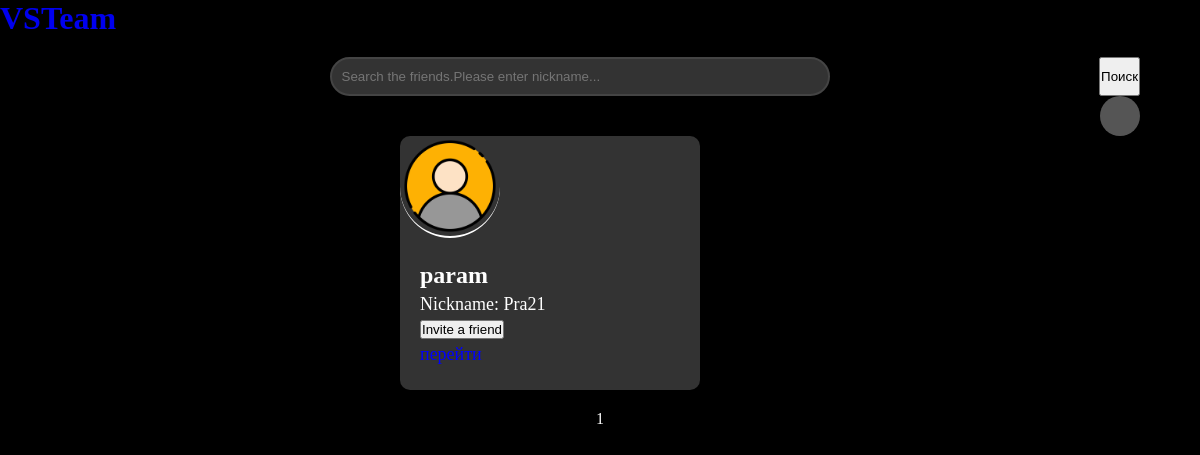
The app's page /find_users/ (signed in), older data.
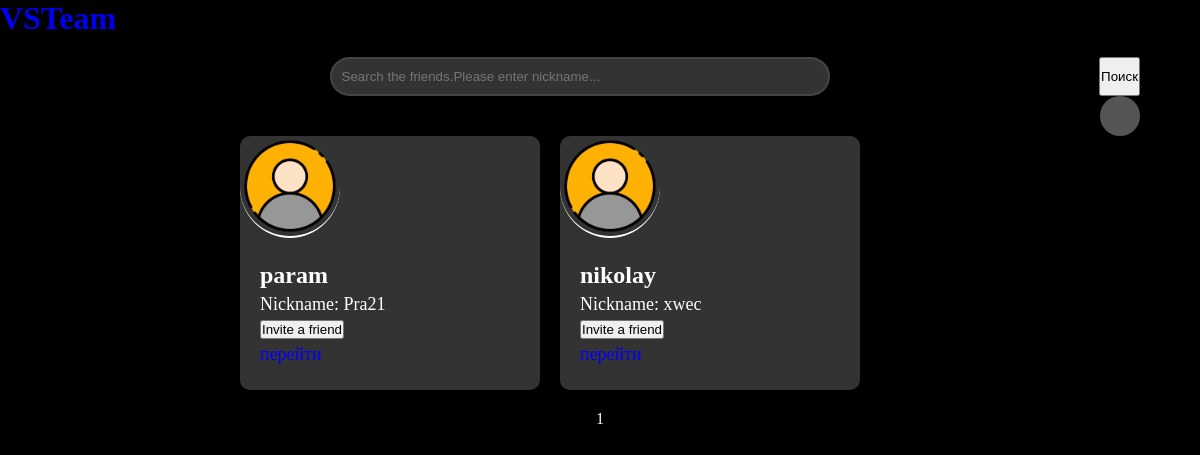
The same page, newer data.
### my_codes/models.py (models this page shows, shortened)
class NIKNEM(models.Model):
    objects = None
    niknem = models.CharField(max_length=30, null=True)
    user = models.ForeignKey(User, on_delete=models.CASCADE, null=True)

### my_codes/views.py (the view)
# urls.py: path("find_users/", views.find_users_page, name="find_users_page"),
def find_users_page(request):
    context = {}
    if request.method == 'POST':
        form = SearchUserForm(request.POST)
        if form.is_valid():
            query = form.cleaned_data['query']
            page = 0
        else:
            query = ''
            page = 0
    else:
        query = request.GET.get('query', '')
        page = max(0, int(request.GET.get('page', 1)) - 1)
    all_accounts_count = NIKNEM.objects.filter(niknem__contains=query).count()
    current_user = request.user
    accounts = NIKNEM.objects.filter(niknem__contains=query).exclude(user=current_user)[
               page * 10: page * 10 + 10
               ]
    context["page"] = page + 1
    context["accounts"] = accounts
    context["max_page"] = all_accounts_count // 10 + (all_accounts_count % 10 != 0)
    context["query"] = query
    context["form"] = SearchUserForm(initial={"query": query})
    if "add_friend" in request.POST:
        friend_id = request.POST.get("friend_id")
        friend = get_object_or_404(User, id=friend_id)
        Friend.make_friend(request.user, friend)
    return render(request, "find_users.html", context)

### my_codes/forms.py
class SearchUserForm(forms.Form):
    query = CharField(required=True, label="Username")

### my_codes/templatetags/user_avatar.py (called while the page is built)
@register.simple_tag(name='user_avatar')
def user_avatar(userid):
    user = User.objects.get(id=userid)
    try:
        avatar = Avatar.objects.get(user=user)
        return avatar.image.url
    except Avatar.DoesNotExist:
        return MEDIA_URL + 'avatars/default.png'

### my_codes/templates/find_users.html (shortened to what this page needs)
{% load static %}
{% load user_avatar %}
<!DOCTYPE html>
<html lang="en">
<head>
    <link href="{% static 'find_users_style.css' %}" rel="stylesheet">
    <link href="https://fonts.cdnfonts.com/css/retron2000" rel="stylesheet">
</head>
<body>
<a href="{% url 'homePage' %}" style="text-decoration: none; size: 20px;"><h1 style="font-family: 'Rocher';">VSTeam</h1></a>
<header>
        <div class="container1">
          <div style="display: flex; ">
            <input type="text" id="query" class="dark-rounded-input" placeholder="Search the friends.Please enter nickname..." style="width: 500px;" name="query">
              <button onclick="searchButton()" class="glow-on-hover">Поиск</button>
          </div>
          <div class="user-avatar">
          </div>
        </div>
    </header>
    {% if accounts|length > 0 %}
<div class="container">
    {% for account in accounts %}
    <div class="user-card">
        <img src="{% user_avatar account.user.id %}" alt="User Avatar" style="border-radius: 50%; width: 100px;">
        <div class="user-info">
            <h2>{{ account.user.username }}</h2>
            <p>Nickname: {{ account.niknem }}</p>
            <form method="post" action="{% url 'find_users_page' %}">
                <button class="btn" type="submit" name="add_friend">Invite a friend</button>
            </form>
            {% if account.user %}
                <a href="{% url 'polzovatels_account' account.user.id %}" style="text-decoration: none; color: blue;"><p>перейти</p></a>
            {% endif %}
        </div>
    </div>
    {% endfor %}
</div>
{% else %}
<h1>Ничего не найдено</h1>
{% endif %}
    {% if accounts|length > 0 %}
        <div class="paginator" style="text-align:center;">
            {{ page }}
        </div>
    {% endif %}
</body>
</html>

Row changes from the older to the newer data that the page shows:
added NIKNEM: user.username "nikolay", niknem "xwec", shows "перейти"
